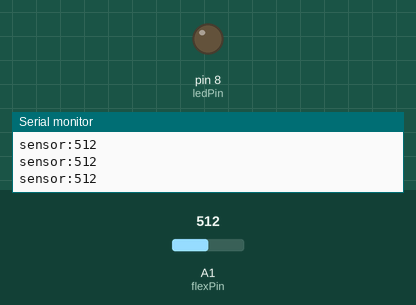
A sketch run on a simulated Arduino Uno, built with avr-gcc and run on an emulated ATmega328P. Parts: output pins drawn as LEDs (lit = HIGH), the last lines printed to the serial monitor. The test bench sets the inputs (shaded band); at power-on: A1 (flexPin) = 512.

Above: at 1.2 s.
1.3 s: A1 (flexPin) set to 993
2.8 s: A1 (flexPin) set to 1011
At 3.3 s:
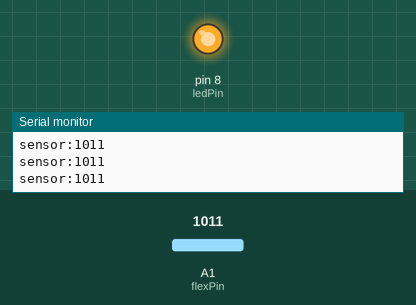
4.3 s: A1 (flexPin) set to 900
At 4.8 s:
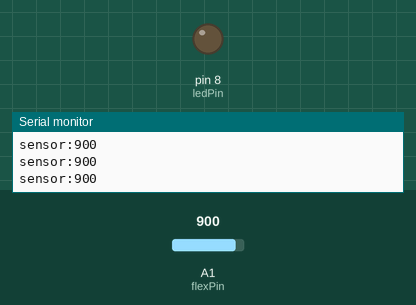
5.8 s: A1 (flexPin) set to 1020
At 6.6 s:
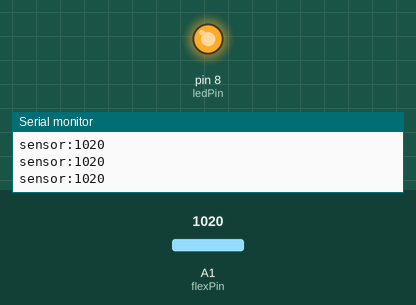
Timing chart, 0 to 8.3 s (numbered marks = the images above; inputs shaded):
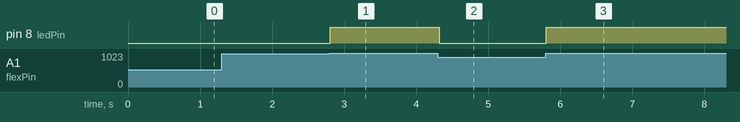

The sketch:

flex.ino
```cpp
const int flexPin = A1;
const int ledPin = 8;

void setup() {
  // put your setup code here, to run once:
  Serial.begin(9600);
  pinMode(ledPin,OUTPUT);
}

void loop() {
  // put your main code here, to run repeatedly:
  int flexValue;
  flexValue= analogRead (flexPin);
  Serial.print("sensor:");
  Serial.println(flexValue);
  if (flexValue>1010)
  {
    digitalWrite(8,HIGH);
  }
  else
  {
    digitalWrite(8,LOW);
  }
  delay(20);
}
```

Measured:
- the behaviour switches between 1010 and 1011 on A1 (flexPin) (found by bisection; images 0 and 1)
- after the input at 2.8 s, pin 8 (ledPin): LOW → HIGH at once
- after the input at 4.3 s, pin 8 (ledPin): HIGH → LOW at once
- after the input at 5.8 s, pin 8 (ledPin): LOW → HIGH at once
